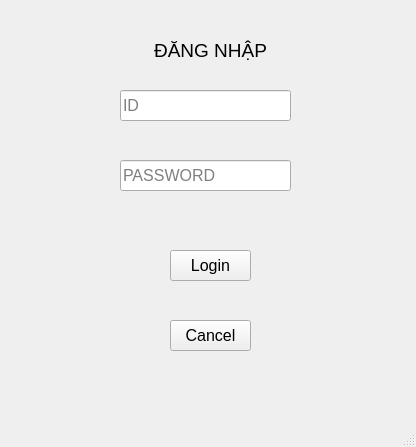
<?xml version="1.0" encoding="UTF-8"?>
<ui version="4.0">
 <class>MainWindow</class>
 <widget class="QMainWindow" name="MainWindow">
  <property name="geometry">
   <rect>
    <x>0</x>
    <y>0</y>
    <width>416</width>
    <height>447</height>
   </rect>
  </property>
  <property name="windowTitle">
   <string>MainWindow</string>
  </property>
  <widget class="QWidget" name="centralwidget">
   <widget class="QLabel" name="label_name">
    <property name="geometry">
     <rect>
      <x>10</x>
      <y>30</y>
      <width>401</width>
      <height>41</height>
     </rect>
    </property>
    <property name="font">
     <font>
      <pointsize>14</pointsize>
     </font>
    </property>
    <property name="text">
     <string>ĐĂNG NHẬP</string>
    </property>
    <property name="alignment">
     <set>Qt::AlignCenter</set>
    </property>
   </widget>
   <widget class="QLineEdit" name="lineID">
    <property name="geometry">
     <rect>
      <x>120</x>
      <y>90</y>
      <width>171</width>
      <height>31</height>
     </rect>
    </property>
    <property name="font">
     <font>
      <pointsize>12</pointsize>
     </font>
    </property>
    <property name="echoMode">
     <enum>QLineEdit::Normal</enum>
    </property>
    <property name="placeholderText">
     <string>ID</string>
    </property>
   </widget>
   <widget class="QLineEdit" name="linePQ">
    <property name="geometry">
     <rect>
      <x>120</x>
      <y>160</y>
      <width>171</width>
      <height>31</height>
     </rect>
    </property>
    <property name="font">
     <font>
      <pointsize>12</pointsize>
     </font>
    </property>
    <property name="text">
     <string/>
    </property>
    <property name="echoMode">
     <enum>QLineEdit::Password</enum>
    </property>
    <property name="placeholderText">
     <string>PASSWORD</string>
    </property>
   </widget>
   <widget class="QPushButton" name="button_login">
    <property name="geometry">
     <rect>
      <x>170</x>
      <y>250</y>
      <width>81</width>
      <height>31</height>
     </rect>
    </property>
    <property name="font">
     <font>
      <pointsize>12</pointsize>
     </font>
    </property>
    <property name="text">
     <string>Login</string>
    </property>
   </widget>
   <widget class="QPushButton" name="button_cancel">
    <property name="geometry">
     <rect>
      <x>170</x>
      <y>320</y>
      <width>81</width>
      <height>31</height>
     </rect>
    </property>
    <property name="font">
     <font>
      <pointsize>12</pointsize>
     </font>
    </property>
    <property name="text">
     <string>Cancel</string>
    </property>
   </widget>
  </widget>
  <widget class="QMenuBar" name="menubar">
   <property name="geometry">
    <rect>
     <x>0</x>
     <y>0</y>
     <width>416</width>
     <height>18</height>
    </rect>
   </property>
  </widget>
  <widget class="QStatusBar" name="statusbar"/>
 </widget>
 <resources/>
 <connections/>
</ui>
